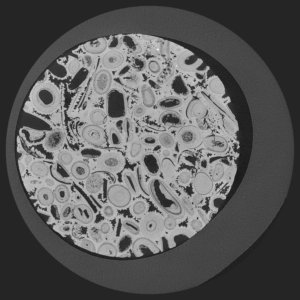
#> input picture source/2.jpg, 300 x 300 px, found by its file name
$ python demo2.py
#> lines starting #> are read from the running program, lines starting #| are printed output that depends on the picture; after the words box and inside, x2 and y2 are one past the last pixel; in counts of white or black regions, pixels touching at a corner belong together
import cv2
import numpy as np
import matplotlib.pyplot as plt

img = cv2.imread(r'E:\cv_pre2seg\source\2.jpg')
#> img is the input picture: shape (300, 300, 3); min 20, max 241, mean 91.3
gray = cv2.cvtColor(img, cv2.COLOR_BGR2GRAY)
img = cv2.cvtColor(img, cv2.COLOR_BGR2RGB)
ishow = img.copy()
ret, thresh = cv2.threshold(gray,0,255,cv2.THRESH_BINARY_INV+cv2.THRESH_OTSU)
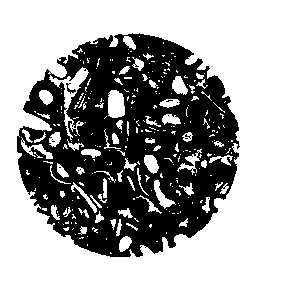
#> thresh: shape (300, 300); 65.8% white; 13 black regions (11 under 20 px), largest, box (x1, y1, x2, y2) and area: (17, 33, 240, 257) 30731, (66, 83, 76, 94) 37
#> ret = 108
kernel = np.ones((3,3), np.uint8)
opening = cv2.morphologyEx(thresh, cv2.MORPH_OPEN, kernel, iterations=2)
#> opening: shape (300, 300); 60.9% white; 1 black region, box (x1, y1, x2, y2) and area: (17, 33, 240, 257) 35175
sure_bg = cv2.dilate(opening, kernel, iterations=3)
#> sure_bg: shape (300, 300); 69.3% white; 1 black region, box (x1, y1, x2, y2) and area: (20, 37, 236, 254) 27643
dist_transform = cv2.distanceTransform(opening,cv2.DIST_L2,5)
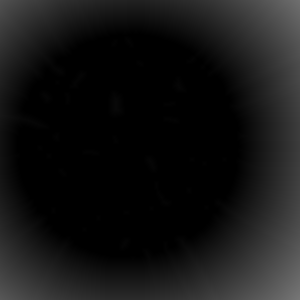
#> dist_transform: shape (300, 300) float32; min 0, max 119, mean 21
ret, sure_fg = cv2.threshold(dist_transform, 0.7*dist_transform.max(),255,0)
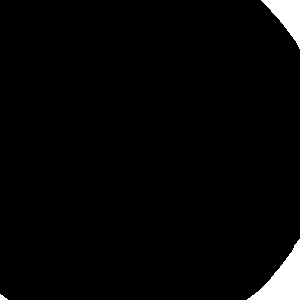
#> sure_fg: shape (300, 300) float32; 2.6% white; 3 white regions, box (x1, y1, x2, y2) and area: (247, 239, 300, 300) 1437, (261, 0, 300, 49) 885, (0, 294, 8, 300) 28
#> ret = 83.27
sure_fg = np.uint8(sure_fg)
unknown = cv2.subtract(sure_bg, sure_fg)
ret, markers = cv2.connectedComponents(sure_fg)
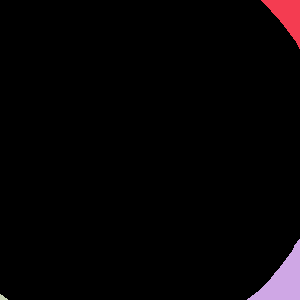
#> markers: shape (300, 300) int32; 4 distinct labels, from 0 to 3; one colour per label, 0 black
#> ret = 4
markers = markers + 1
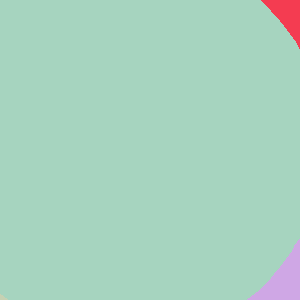
#> markers: shape (300, 300) int32; 4 distinct labels, from 1 to 4; one colour per label, 0 black
markers = cv2.watershed(img, markers)
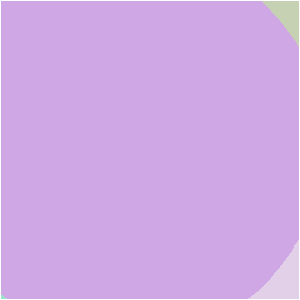
#> markers: shape (300, 300) int32; 5 distinct labels, from -1 to 4; one colour per label, 0 black, -1 white
img[markers == -1] = [0, 255, 0]
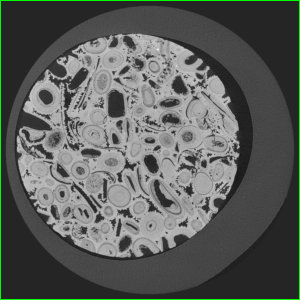
#> img: shape (300, 300, 3); 1.33% of pixels changed, all inside (x1, y1, x2, y2) = (0, 0, 300, 300)
plt.subplot(121)
plt.imshow(ishow)
plt.axis("off")
plt.subplot(122)
plt.imshow(img)
plt.axis('off')
plt.show()


cv2.waitKey()
cv2.destroyAllWindows()

$ run again, with source/3.jpg copied over source/2.jpg
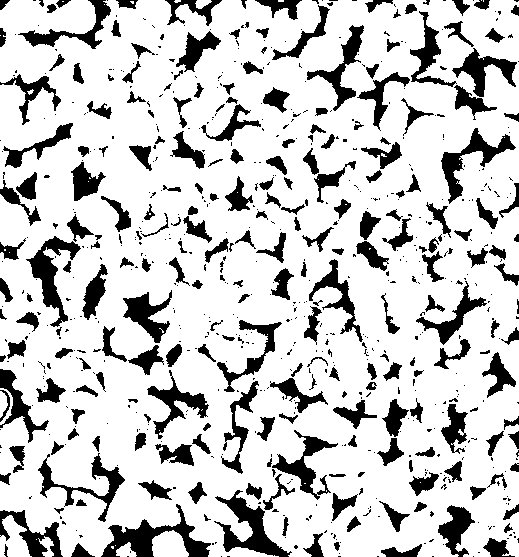
#> input picture source/3.jpg, 519 x 557 px, found by its file name
#> img is the input picture: shape (557, 519, 3); min 0, max 255, mean 202
#> `ret, thresh = cv2.threshold(gray,0,255,cv2.THRESH_BINARY_INV+cv2.THRES..`:
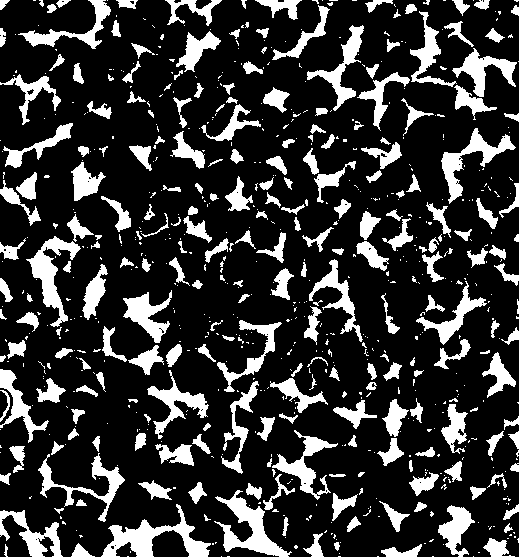
#> thresh: shape (557, 519); 20.6% white; 743 white regions (500 under 20 px), largest, box (x1, y1, x2, y2) and area: (101, 504, 211, 557) 1946, (214, 490, 292, 557) 1730, (26, 236, 81, 327) 1532
#> `ret, thresh = cv2.threshold(gray,0,255,cv2.THRESH_BINARY_INV+cv2.THRES..`: ret = 22
#> opening: shape (557, 519); 15.1% white; 227 white regions (2 under 20 px), largest, box (x1, y1, x2, y2) and area: (223, 498, 288, 557) 1589, (111, 520, 171, 557) 1087, (319, 27, 363, 104) 1018
#> sure_bg: shape (557, 519); 31.9% white; 162 white regions, largest, box (x1, y1, x2, y2) and area: (305, 24, 412, 129) 3319, (220, 483, 291, 557) 3053, (97, 512, 212, 557) 2996
#> `ret, sure_fg = cv2.threshold(dist_transform, 0.7*dist_transform.max(),..`: ret = 8.11
#> unknown: shape (557, 519); 31.8% white; 162 white regions, largest, box (x1, y1, x2, y2) and area: (305, 24, 412, 129) 3319, (220, 483, 291, 557) 3031, (97, 512, 212, 557) 2889
#> `ret, markers = cv2.connectedComponents(sure_fg)`: ret = 15
#> `img[markers == -1] = [0, 255, 0]`:
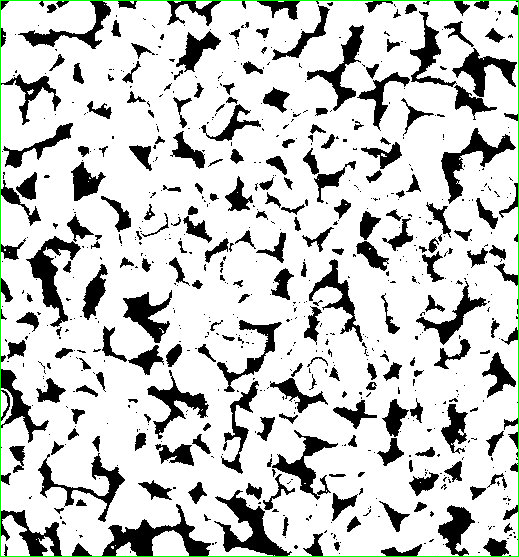
#> img: shape (557, 519, 3); 0.74% of pixels changed, all inside (x1, y1, x2, y2) = (0, 0, 519, 557)
